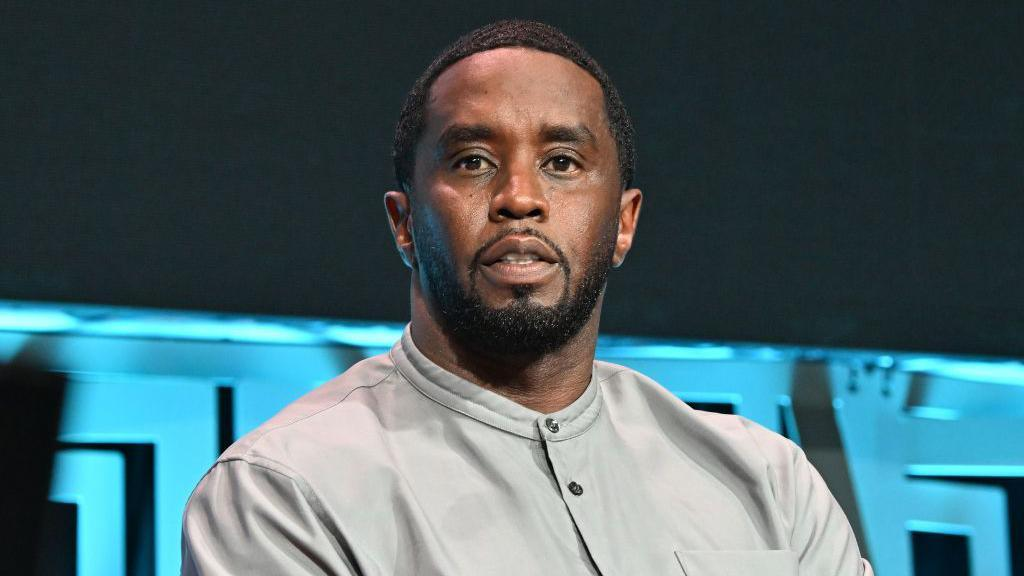
#> input picture Task_04/input_photo/input.jpg, 1024 x 576 px
$ python Custom_Task_04.py
#> lines starting #> are read from the running program, lines starting #| are printed output that depends on the picture; after the words box and inside, x2 and y2 are one past the last pixel; in counts of white or black regions, pixels touching at a corner belong together
import cv2
import numpy as np

# -----------------------------
# Parameters
# -----------------------------
IMAGE_PATH = "input_photo/input.jpg"  # path to input image
CASCADE_PATH = "haarcascade_frontalface_default.xml"

ANONYMIZATION_METHOD = "pixelate"
# options: "blur" or "pixelate"

PIXEL_SIZE = 10      # used for pixelation
BLUR_KERNEL = (31, 31)  # used for Gaussian blur

# -----------------------------
# Load image and classifier
# -----------------------------
image = cv2.imread(IMAGE_PATH)
#> image is the input picture: shape (576, 1024, 3); mean B, G, R 103.6, 98.5, 75.3
if image is None:
    raise IOError("Cannot load image")

gray = cv2.cvtColor(image, cv2.COLOR_BGR2GRAY)
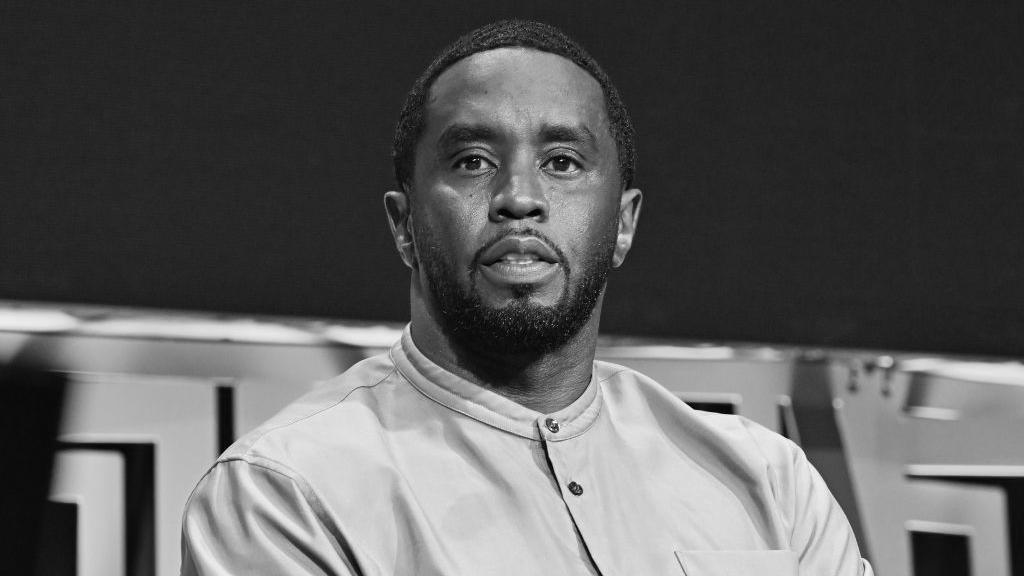
#> gray: shape (576, 1024); min 0, max 254, mean 92.2

face_cascade = cv2.CascadeClassifier(CASCADE_PATH)
if face_cascade.empty():
    raise IOError("Cannot load cascade classifier")

# -----------------------------
# Detect faces
# -----------------------------
faces = face_cascade.detectMultiScale(
    gray,
    scaleFactor=1.1,
    minNeighbors=5,
    minSize=(30, 30)
)
#> faces = [[399, 61, 241, 241]]

# -----------------------------
# Anonymization functions
# -----------------------------
def anonymize_blur(face_roi):
    return cv2.GaussianBlur(face_roi, BLUR_KERNEL, 0)

def anonymize_pixelate(face_roi, blocks=10):
    (h, w) = face_roi.shape[:2]

    # Resize down
    temp = cv2.resize(
        face_roi,
        (w // blocks, h // blocks),
        interpolation=cv2.INTER_LINEAR
    )

    # Resize up
    pixelated = cv2.resize(
        temp,
        (w, h),
        interpolation=cv2.INTER_NEAREST
    )

    return pixelated

# -----------------------------
# Apply anonymization
# -----------------------------
for (x, y, w, h) in faces:
    face_roi = image[y:y+h, x:x+w]

    if ANONYMIZATION_METHOD == "blur":
        anonymized_face = anonymize_blur(face_roi)
    else:
        anonymized_face = anonymize_pixelate(face_roi, PIXEL_SIZE)

    image[y:y+h, x:x+w] = anonymized_face
#> this loop made 1 pass
#> pass 1, `face_roi = image[y:y+h, x:x+w]`:
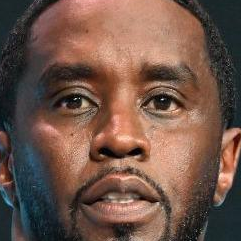
#> face_roi: shape (241, 241, 3); mean B, G, R 73, 85.1, 113
#> pass 1, in anonymize_pixelate, `temp = cv2.resize( face_roi, (w // blocks, h // blocks), interpolation..`:
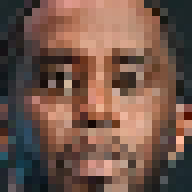
#> temp: shape (24, 24, 3) (shown 8 times larger); mean B, G, R 73.9, 85.8, 113.8
#> pass 1, in anonymize_pixelate, `pixelated = cv2.resize( temp, (w, h), interpolation=cv2.INTER_NEAREST )`:
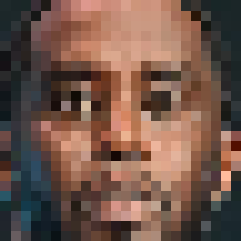
#> pixelated: shape (241, 241, 3); mean B, G, R 73.8, 85.7, 113.6
#> after the loop:
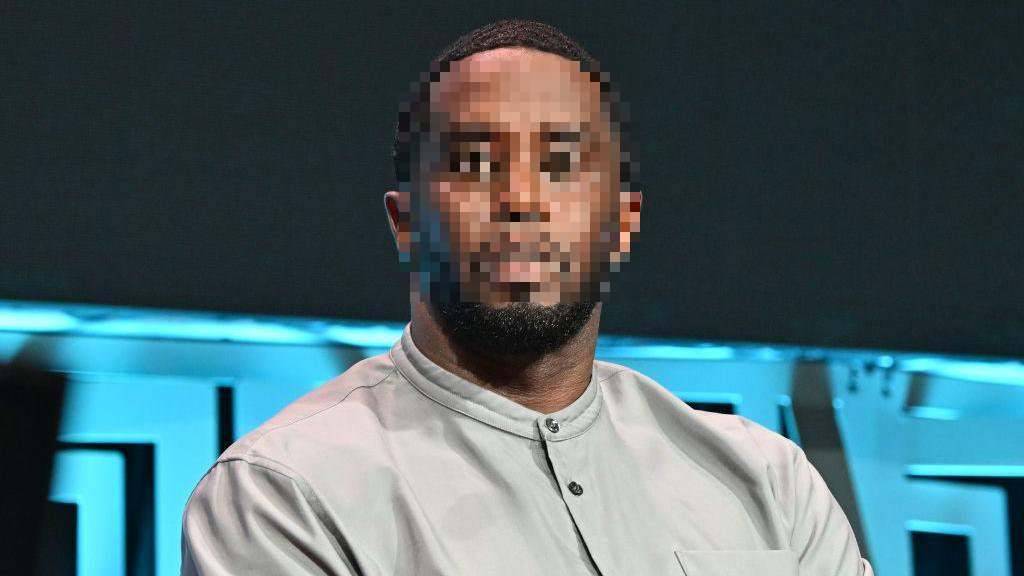
#> image: shape (576, 1024, 3); 9.74% of pixels changed, all inside (x1, y1, x2, y2) = (399, 61, 640, 302)

# -----------------------------
# Display result
# -----------------------------
cv2.imshow("Face Anonymization", image)
cv2.waitKey(0)
cv2.destroyAllWindows()
